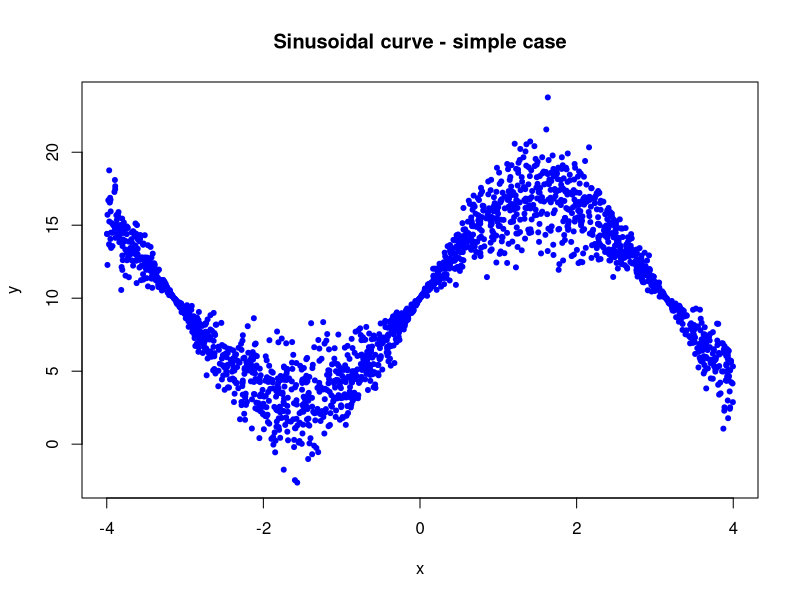

The R source for this figure:
# Generate synth problems to test the IPs method
setwd("/home/simon/Desktop/implicit-variational-inference/implicit-processes/synthetic_cases/")
set.seed(123)
samples = 2000

# Heterocedastic problem

x <- runif(samples, min = -4, max = 4)

eps_2 <- rnorm(samples, sd = 2)
y2 <- 7 * sin(x) +10 + eps_2 * sin(x) 

plot(x, y2, pch = 20, col = "blue", main = "Sinusoidal curve - simple case", ylab = "y")

data_2 <- data.frame(x = x, y = y2)

write.table(x = data_2, file = "synth_data_biased_heteroc.txt", col.names = F, row.names = F)

# 
# # Bimodal problem
# 
# x_1 <- runif(samples, min = -2.0, max = 2.0)
# eps_1 <- rnorm(samples)
# eps_2 <- rnorm(samples)
# 
# disc <- runif(samples, min = 0, max = 1)
# data_1 <- data.frame(x = x_1, y = x_1) # Hacemos el preset de "y" y luego lo sobreescribimos
# 
# data_1$y[disc < 0.5] <- 10*cos(x_1[disc < 0.5]) + eps_2[disc < 0.5]
# data_1$y[disc > 0.5] <- 10*sin(x_1[disc > 0.5]) + eps_1[disc > 0.5]
# plot(data_1, pch = 20, col = "blue", main = "Bi-modal problem")
# 
# write.table(x = data_1, file = "data_1.txt", col.names = F, row.names = F)
